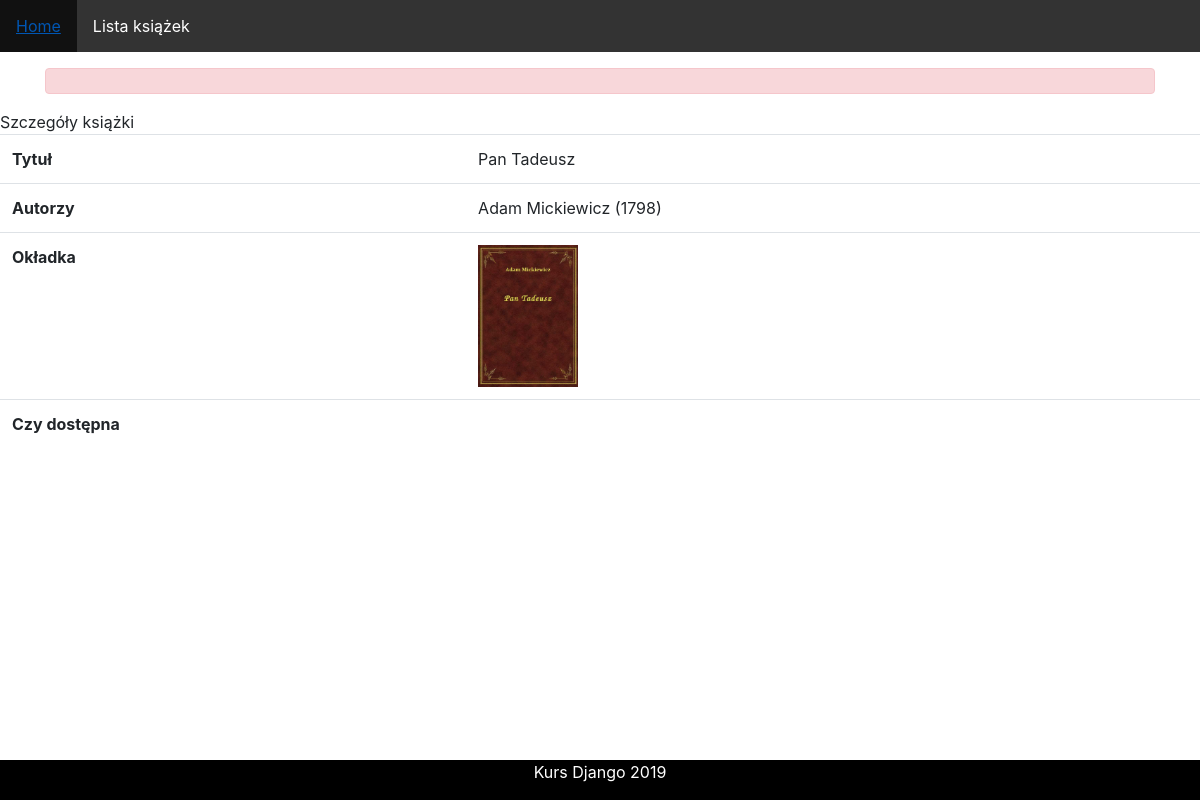
Screenshot of /books/1 with the database file from the repository.
### books/models.py (models this page shows, shortened)
class TimeStamp(models.Model):
    created = models.DateTimeField(auto_now_add=True)
    modified = models.DateTimeField(auto_now=True)
    class Meta:
        abstract = True

class Book(TimeStamp):
    title = models.CharField(max_length=200)
    ISBN = models.CharField(max_length=30)
    cover_type = models.CharField(choices=COVER_TYPES, default='soft',max_length=30)
    pages = models.IntegerField()
    author = models.ManyToManyField(Author)
    cover_image = models.ImageField(upload_to="covers/%Y/%m/%d", blank=True, null=True)
    description = models.TextField(blank=True, null=True)
    pub_date = models.DateField(blank=True, null=True)
    loan_data = models.DateTimeField(blank=True, null=True, default=timezone.now)
    is_avaiable = models.BooleanField(default=True)
    @property
    def authors(self):
        return ", ".join([str(a) for a in self.author.all()])

class Author(TimeStamp):
    firstname = models.CharField(max_length=200)
    lastname = models.CharField(max_length=200)
    is_in_public_domain  = models.BooleanField(default=False)
    sex = models.CharField(max_length=10,choices=SEX_TYPES,blank=True, null=True)
    birtday = models.DateField(blank=True, null=True)
    biogram = models.TextField(blank=True, null=True)
    photo = models.ImageField(upload_to="authors/%Y/%m/%d", blank=True, null=True)
    def __str__(self):
        return f"{self.firstname} {self.lastname} ({self.birtday.year})"

### books/views.py (the view, shortened to what this page needs)
# urls.py: path("/<int:book_id>", views.book_details, name="details"),
def book_details(request, book_id):
    book = get_object_or_404(Book, pk=book_id)
    context = {'book': book}
    return render(
        request,
        "books/books_details.html",
        context,
    )

### books/templates/books/books_details.html (shortened to what this page needs)
{% extends "books/base.html" %}
{% block content %}
Szczegóły książki
<table class="table ">
    <tr>
    <th>Tytuł</th>
        <td>{{book.title}}</td>
    </tr>
<tr>
    <th>Autorzy</th>
        <td>{{book.authors}}</td>
    </tr>
      <th>Okładka</th>
        <td>
            {% if book.cover_image %}<img width="100px" src="{{ book.cover_image.url }}"></td> {% endif %}
      <th>Czy dostępna</th>
        <td>
    </td>
</table>
{% endblock %}

### rows the page displays
Book: title "Pan Tadeusz", authors "Adam Mickiewicz (1798)", cover_image (picture)
